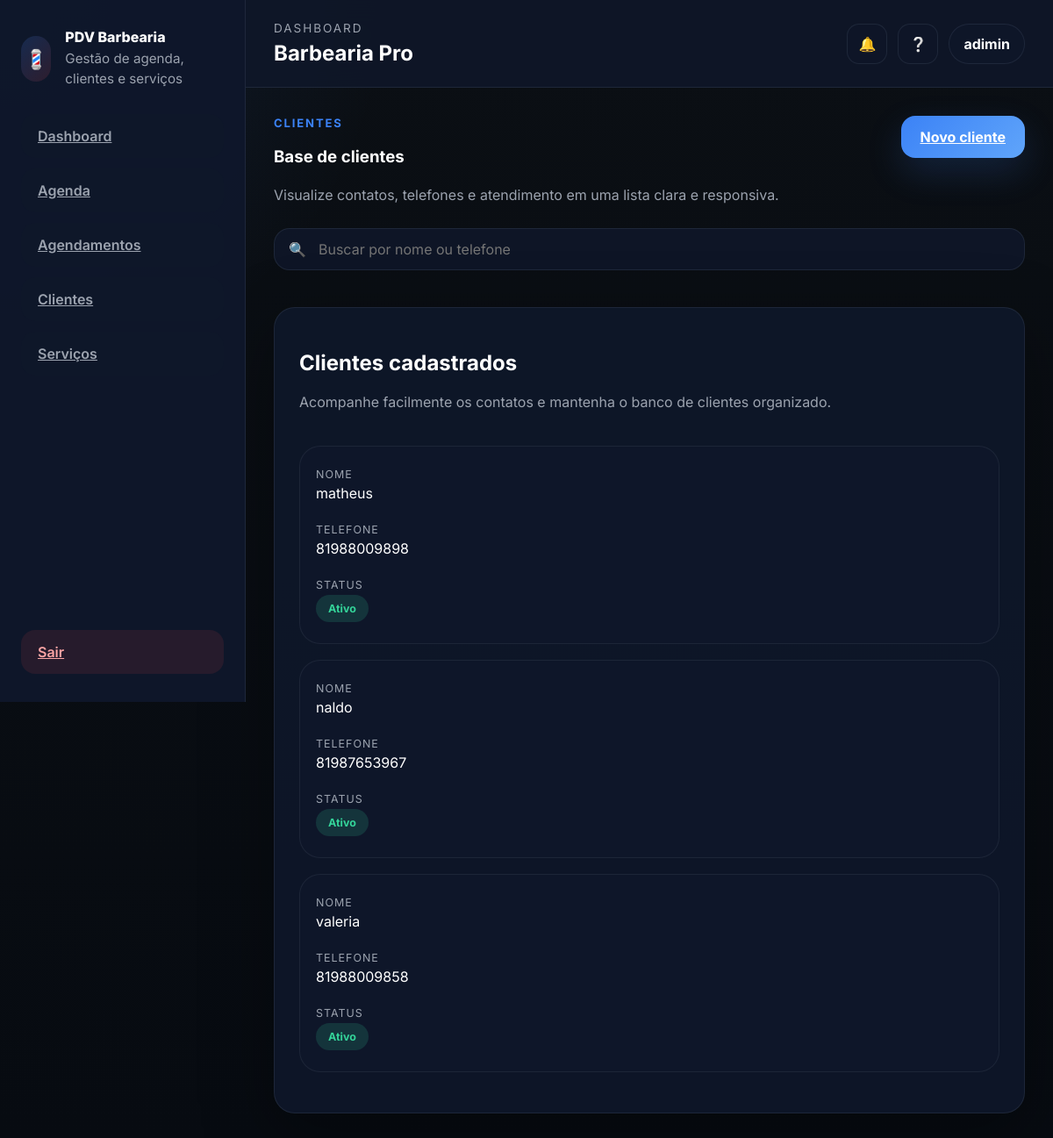
Page /clientes/ (signed in) on the earlier database version.
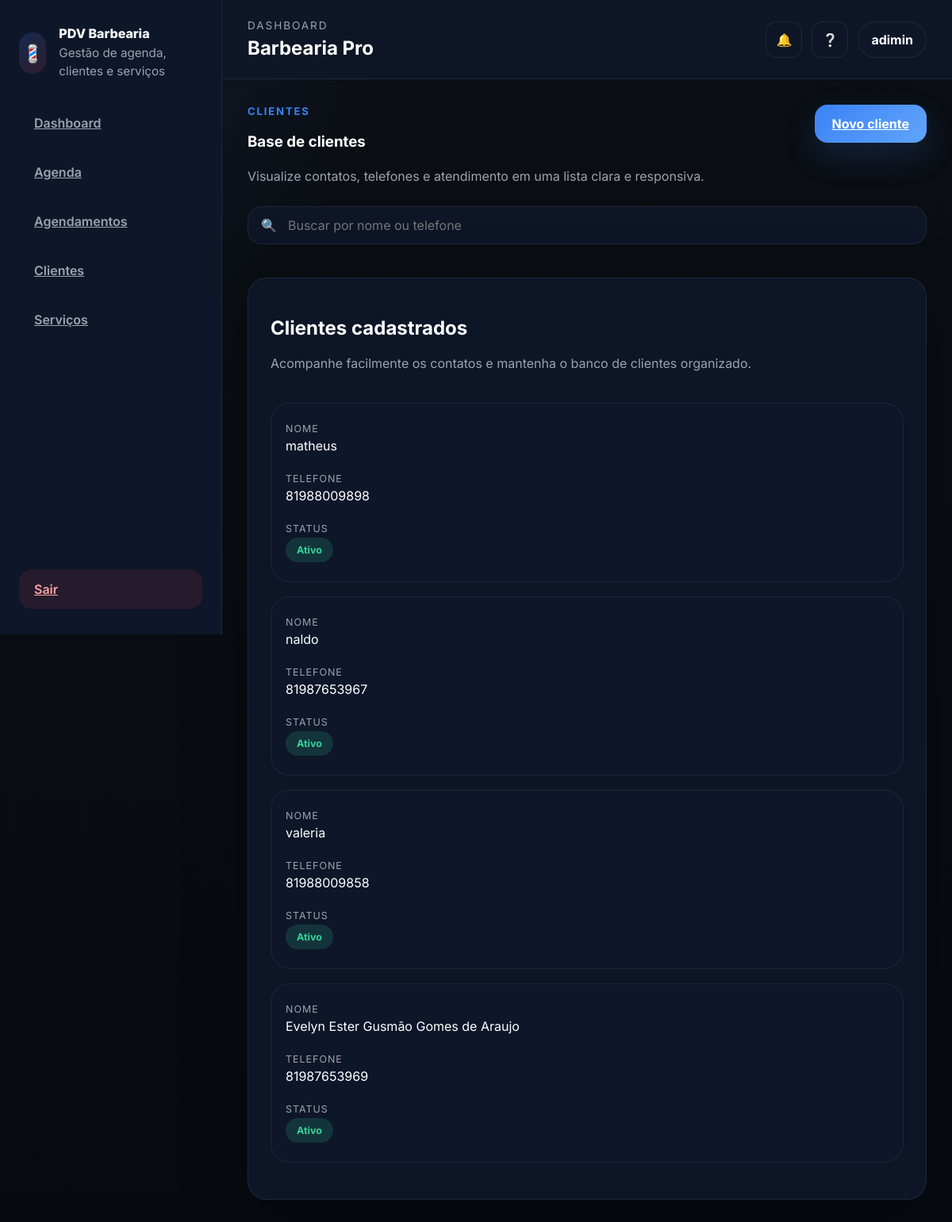
Same page on the later database version.
### pdv/models.py (models this page shows, shortened)
class Cliente(models.Model):
    nome = models.CharField(max_length=100)
    telefone = models.CharField(max_length=11)

### pdv/views.py (the view)
# urls.py: path('clientes/', clientes_view, name='clientes'),
@login_required
def clientes_view(request):
    clientes = Cliente.objects.all()
    return render(request, 'pdv/clientes.html', {'clientes': clientes})

### pdv/templates/pdv/clientes.html (shortened to what this page needs)
{% extends "pdv/base.html" %}
{% block content %}
<section class="page-header">
    <div>
        <p class="eyebrow">Clientes</p>
        <h1>Base de clientes</h1>
        <p class="section-description">Visualize contatos, telefones e atendimento em uma lista clara e responsiva.</p>
    </div>
    <div class="header-actions">
        <a href="{% url 'criar_cliente' %}" class="btn btn-primary">Novo cliente</a>
    </div>
</section>
<div class="toolbar">
    <div class="input-group">
        <span class="input-icon">🔍</span>
        <input type="search" placeholder="Buscar por nome ou telefone">
    </div>
</div>
<div class="table-card">
    <div class="table-card__header">
        <div>
            <h2>Clientes cadastrados</h2>
            <p class="muted">Acompanhe facilmente os contatos e mantenha o banco de clientes organizado.</p>
        </div>
    </div>
    <div class="table-wrap responsive-table">
        <table>
            <tbody>
                {% for c in clientes %}
                <tr>
                    <td data-label="Nome">{{ c.nome }}</td>
                    <td data-label="Telefone">{{ c.telefone }}</td>
                    <td data-label="Status"><span class="status-pill tag-emerald">Ativo</span></td>
                </tr>
                {% empty %}
                <tr>
                    <td colspan="3" class="empty-row">Nenhum cliente encontrado.</td>
                </tr>
                {% endfor %}
            </tbody>
        </table>
    </div>
</div>
{% endblock %}

### pdv/templates/pdv/base.html (shortened to what this page needs)
{% load static %}
<!DOCTYPE html>
<html lang="pt-br">
<head>
    <link rel="stylesheet" href="{% static 'global/styles.css' %}">
</head>
<body>
    <div class="app-shell {% if user.is_authenticated %}has-sidebar{% endif %}">
        {% if user.is_authenticated %}
        <aside class="sidebar">
            <div class="brand-panel">
                <div class="brand-mark">💈</div>
                <div>
                    <p class="brand-label">PDV Barbearia</p>
                    <p class="brand-subtitle">Gestão de agenda, clientes e serviços</p>
                </div>
            </div>
            <nav class="sidebar-nav">
                <a href="{% url 'dashboard' %}" class="nav-link">Dashboard</a>
                <a href="{% url 'agenda_semanal' %}" class="nav-link">Agenda</a>
                <a href="{% url 'agendamentos' %}" class="nav-link">Agendamentos</a>
                <a href="{% url 'clientes' %}" class="nav-link">Clientes</a>
                <a href="{% url 'servicos' %}" class="nav-link">Serviços</a>
            </nav>
            <div class="sidebar-footer">
                <a href="{% url 'logout' %}" class="nav-link logout">Sair</a>
            </div>
        </aside>
        {% endif %}
        <main class="content-area">
            {% if user.is_authenticated %}
            <header class="topbar">
                <div class="topbar-left">
                    <div>
                        <p class="topbar-label">Dashboard</p>
                        <h1 class="topbar-title">Barbearia Pro</h1>
                    </div>
                </div>
                <div class="topbar-right">
                    <button class="icon-btn" aria-label="Notificações">🔔</button>
                    <button class="icon-btn" aria-label="Ajuda">❔</button>
                    <div class="user-chip">{{ user.username|default:'Usuário' }}</div>
                </div>
            </header>
            {% endif %}
            <section class="page-body">
                {% block content %}{% endblock %}
            </section>
        </main>
    </div>
</body>
</html>

Differences in the rows shown:
added Cliente: nome "Evelyn Ester Gusmão Gomes de Araujo", telefone "81987653969"
